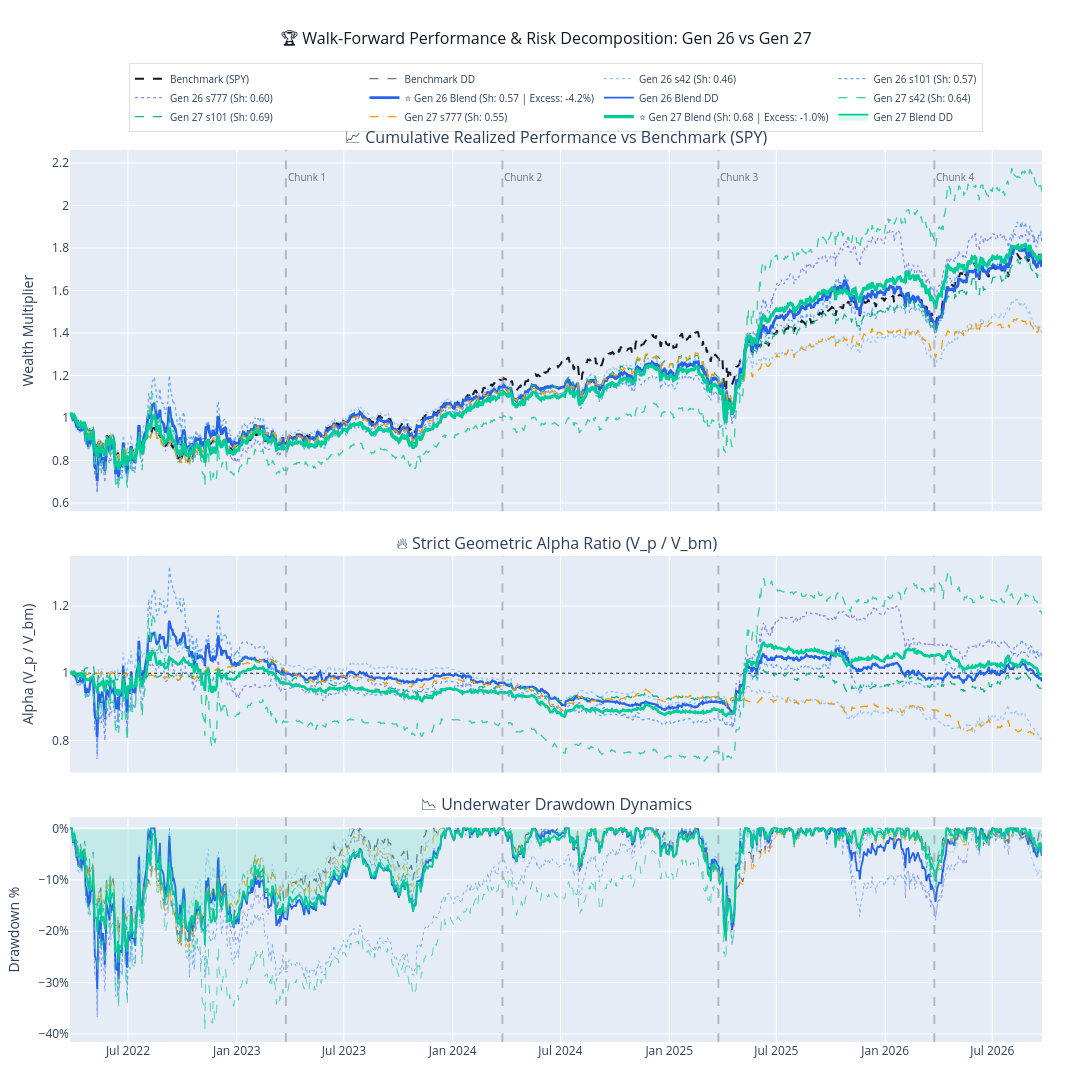

The cell this chart's notebook holds for it:
### Markdown cell above
### CELL 5: Interactive Visual Master Chart (Dual-Generation Walk-Forward Comparison)

### Code cell
# ==============================================================================
# 🎛️ USER CONFIGURATION: Select generations to compare (e.g. [24, 25] or [25])
# Default: None -> Auto-detects [GEN - 1, GEN] if both exist, otherwise [GEN]
# ==============================================================================
COMPARE_GENS: Optional[List[Union[int, str]]] = None
MAX_SEEDS_PER_GEN = 5

# Discover all generations present across continuous blotters
all_blotter_files = list(OUTPUT_DIR.glob("blotter_continuous_*.parquet"))
discovered_gens = sorted(
    list(
        {
            int(m.group(1))
            for f in all_blotter_files
            if (m := re.search(r"gen(\d+)", f.name, re.IGNORECASE))
        }
    )
)

if not discovered_gens:
    raise FileNotFoundError(f"❌ No continuous blotter files found in {OUTPUT_DIR}")

# Resolve target comparison generations
current_active_gen = globals().get("GEN", discovered_gens[-1])
if COMPARE_GENS is None or len(COMPARE_GENS) == 0:
    if (current_active_gen - 1) in discovered_gens:
        target_gens = [current_active_gen - 1, current_active_gen]
    else:
        target_gens = (
            discovered_gens[-2:] if len(discovered_gens) >= 2 else [current_active_gen]
        )
else:
    parsed_gens = []
    for item in COMPARE_GENS:
        val = (
            int(re.search(r"(\d+)", str(item)).group(1))
            if re.search(r"(\d+)", str(item))
            else None
        )
        if val is not None and val in discovered_gens and val not in parsed_gens:
            parsed_gens.append(val)
    target_gens = parsed_gens if parsed_gens else [current_active_gen]

print(
    f"🎯 Target Comparison Generations: {target_gens} (Discovered: {discovered_gens})"
)

# Visual Palettes: Gen 0 = Baseline (Cool Blue/Purple), Gen 1 = Challenger (Emerald/Amber)
GEN_THEMES = [
    {
        "blend_color": "#2563EB",  # Royal Blue
        "blend_width": 2.8,
        "blend_dash": "solid",
        "seed_dash": "dot",
        "seed_width": 1.2,
        "palette": ["#93C5FD", "#60A5FA", "#818CF8", "#A78BFA", "#C084FC"],
        "fill_color": "rgba(37, 99, 235, 0.08)",
    },
    {
        "blend_color": "#00CC96",  # Emerald Green
        "blend_width": 3.2,
        "blend_dash": "solid",
        "seed_dash": "dash",
        "seed_width": 1.3,
        "palette": ["#34D399", "#10B981", "#F59E0B", "#FB923C", "#F43F5E"],
        "fill_color": "rgba(0, 204, 150, 0.14)",
    },
]

# Initialize 3-Row Canvas
benchmark_sym = TradingConfig().benchmark
title_str = (
    f"🏆 Walk-Forward Performance & Risk Decomposition: Gen {target_gens[0]} vs Gen {target_gens[1]}"
    if len(target_gens) > 1
    else f"🏆 Walk-Forward Performance & Risk Decomposition: Gen {target_gens[0]}"
)

fig = make_subplots(
    rows=3,
    cols=1,
    shared_xaxes=True,
    vertical_spacing=0.05,
    row_heights=[0.45, 0.27, 0.28],
    subplot_titles=(
        f"📈 Cumulative Realized Performance vs Benchmark ({benchmark_sym})",
        "🔥 Strict Geometric Alpha Ratio (V_p / V_bm)",
        "📉 Underwater Drawdown Dynamics",
    ),
)

benchmark_plotted = False

# Iterate over selected generations
for gen_idx, gen in enumerate(target_gens):
    theme = GEN_THEMES[gen_idx % len(GEN_THEMES)]

    # 1. Discover Constituent Seeds
    seed_files = sorted(
        list(OUTPUT_DIR.glob(f"blotter_continuous_s*_gen{gen}.parquet"))
    )
    seed_map: Dict[int, pd.DataFrame] = {}
    for sf in seed_files:
        m = re.search(r"_s(\d+)(?:_|\.|$)", sf.name)
        if m:
            s_id = int(m.group(1))
            df_s = pd.read_parquet(sf)
            date_col = "date" if "date" in df_s.columns else "decision_date"
            df_s["date"] = pd.to_datetime(df_s[date_col])
            seed_map[s_id] = df_s.sort_values("date").reset_index(drop=True)

    active_seeds = sorted(seed_map.keys())[:MAX_SEEDS_PER_GEN]

    # Plot Benchmark Once from earliest valid series
    if not benchmark_plotted and active_seeds:
        ref_df = seed_map[active_seeds[0]]
        dates = ref_df["date"]
        bm_curve = ref_df["bm_equity"].to_numpy(dtype=float)
        bm_peaks = np.maximum.accumulate(bm_curve)
        bm_dds = (bm_curve - bm_peaks) / np.maximum(bm_peaks, 1e-8)

        fig.add_trace(
            go.Scatter(
                x=dates,
                y=bm_curve,
                mode="lines",
                name=f"Benchmark ({benchmark_sym})",
                line=dict(color="#111827", width=2.0, dash="dash"),
            ),
            row=1,
            col=1,
        )
        fig.add_trace(
            go.Scatter(
                x=dates,
                y=np.ones(len(dates)),
                mode="lines",
                name="Benchmark Parity (1.0)",
                line=dict(color="#111827", width=1.0, dash="dot"),
                showlegend=False,
            ),
            row=2,
            col=1,
        )
        fig.add_trace(
            go.Scatter(
                x=dates,
                y=bm_dds,
                mode="lines",
                name="Benchmark DD",
                line=dict(color="#6B7280", width=1.2, dash="dash"),
            ),
            row=3,
            col=1,
        )
        benchmark_plotted = True

    # 2. Plot Constituent Seeds
    for s_idx, s in enumerate(active_seeds):
        df_s = seed_map[s]
        m = calculate_blotter_metrics(df_s)
        s_eq = df_s["agent_equity"].to_numpy(dtype=float)
        s_alpha = df_s["alpha_equity"].to_numpy(dtype=float)
        s_peaks = np.maximum.accumulate(s_eq)
        s_dds = (s_eq - s_peaks) / np.maximum(s_peaks, 1e-8)
        color = theme["palette"][s_idx % len(theme["palette"])]

        fig.add_trace(
            go.Scatter(
                x=df_s["date"],
                y=s_eq,
                mode="lines",
                name=f"Gen {gen} s{s} (Sh: {m['Sharpe']:.2f})",
                line=dict(
                    color=color, width=theme["seed_width"], dash=theme["seed_dash"]
                ),
            ),
            row=1,
            col=1,
        )
        fig.add_trace(
            go.Scatter(
                x=df_s["date"],
                y=s_alpha,
                mode="lines",
                line=dict(
                    color=color, width=theme["seed_width"], dash=theme["seed_dash"]
                ),
                showlegend=False,
            ),
            row=2,
            col=1,
        )
        fig.add_trace(
            go.Scatter(
                x=df_s["date"],
                y=s_dds,
                mode="lines",
                line=dict(color=color, width=0.8, dash=theme["seed_dash"]),
                showlegend=False,
            ),
            row=3,
            col=1,
        )

    # 3. Plot Ex-Post Blend Blotter
    blend_file = OUTPUT_DIR / f"blotter_continuous_ex_post_blend_gen{gen}.parquet"
    if blend_file.exists():
        df_b = pd.read_parquet(blend_file)
        date_col = "date" if "date" in df_b.columns else "decision_date"
        df_b["date"] = pd.to_datetime(df_b[date_col])
        df_b = df_b.sort_values("date").reset_index(drop=True)
        mb = calculate_blotter_metrics(df_b)

        b_eq = df_b["agent_equity"].to_numpy(dtype=float)
        b_alpha = df_b["alpha_equity"].to_numpy(dtype=float)
        b_peaks = np.maximum.accumulate(b_eq)
        b_dds = (b_eq - b_peaks) / np.maximum(b_peaks, 1e-8)

        is_challenger = gen_idx == (len(target_gens) - 1)
        fig.add_trace(
            go.Scatter(
                x=df_b["date"],
                y=b_eq,
                mode="lines",
                name=f"⭐ Gen {gen} Blend (Sh: {mb['Sharpe']:.2f} | Excess: {mb['Excess Return']*100:+.1f}%)",
                line=dict(
                    color=theme["blend_color"],
                    width=theme["blend_width"],
                    dash=theme["blend_dash"],
                ),
            ),
            row=1,
            col=1,
        )
        fig.add_trace(
            go.Scatter(
                x=df_b["date"],
                y=b_alpha,
                mode="lines",
                line=dict(
                    color=theme["blend_color"],
                    width=theme["blend_width"] - 0.5,
                    dash=theme["blend_dash"],
                ),
                showlegend=False,
            ),
            row=2,
            col=1,
        )
        fig.add_trace(
            go.Scatter(
                x=df_b["date"],
                y=b_dds,
                mode="lines",
                fill="tozeroy" if is_challenger else None,
                fillcolor=theme["fill_color"] if is_challenger else None,
                name=f"Gen {gen} Blend DD",
                line=dict(
                    color=theme["blend_color"], width=1.8, dash=theme["blend_dash"]
                ),
            ),
            row=3,
            col=1,
        )

# 4. Draw Dynamic Walk-Forward Chunk Boundaries from Metadata
active_chunk_windows = globals().get("CHUNK_WINDOWS", [])
if not active_chunk_windows and target_gens:
    lead_gen = target_gens[-1]
    meta, _ = load_run_metadata(lead_gen, OUTPUT_DIR, checkpoint_dir)
    if meta and "chunk_specs" in meta:
        active_chunk_windows = [
            {
                "chunk_id": int(c.get("chunk_id", idx)),
                "deploy_start": str(c["deploy_start"]),
            }
            for idx, c in enumerate(meta["chunk_specs"])
            if c.get("deploy_start")
        ]

if active_chunk_windows:
    for win in active_chunk_windows[1:]:
        d_val = win["deploy_start"]
        fig.add_vline(x=d_val, line_dash="dash", line_color="#9CA3AF", opacity=0.7)
        fig.add_annotation(
            x=d_val,
            y=0.98,
            xref="x",
            yref="paper",
            text=f"Chunk {win['chunk_id']}",
            showarrow=False,
            xanchor="left",
            font=dict(size=10, color="#6B7280"),
        )

fig.update_layout(
    height=1100,
    width=1280,
    hovermode="x unified",
    margin=dict(t=150, b=50, l=70, r=50),
    title=dict(
        text=title_str,
        y=0.97,
        x=0.5,
        xanchor="center",
        yanchor="top",
        font=dict(size=16, color="#111827"),
    ),
    legend=dict(
        orientation="h",
        yanchor="bottom",
        y=1.02,
        xanchor="center",
        x=0.5,
        font=dict(size=10),
        bgcolor="rgba(255, 255, 255, 0.92)",
        bordercolor="rgba(0, 0, 0, 0.12)",
        borderwidth=1,
    ),
)
fig.update_yaxes(title_text="Wealth Multiplier", row=1, col=1)
fig.update_yaxes(title_text="Alpha (V_p / V_bm)", row=2, col=1)
fig.update_yaxes(title_text="Drawdown %", tickformat=".0%", row=3, col=1)
fig.show()

### Figure 1 — Plotly figure (JSON) as saved in the notebook; plotly's stock layout.template omitted (floating-point values rounded to 4 significant figures; data arrays with more than 128 entries replaced by an {"elided": "..."} marker saying what was removed)
{"data": [{"line": {"color": "#111827", "dash": "dash", "width": 2}, "mode": "lines", "name": "Benchmark (SPY)", "type": "scatter", "x": {"elided": "1120 str values"}, "xaxis": "x", "y": {"elided": "1120 float values"}, "yaxis": "y"}, {"line": {"color": "#111827", "dash": "dot", "width": 1}, "mode": "lines", "name": "Benchmark Parity (1.0)", "showlegend": false, "type": "scatter", "x": {"elided": "1120 str values"}, "xaxis": "x2", "y": {"elided": "1120 int values"}, "yaxis": "y2"}, {"line": {"color": "#6B7280", "dash": "dash", "width": 1.2}, "mode": "lines", "name": "Benchmark DD", "type": "scatter", "x": {"elided": "1120 str values"}, "xaxis": "x3", "y": {"elided": "1120 float values"}, "yaxis": "y3"}, {"line": {"color": "#93C5FD", "dash": "dot", "width": 1.2}, "mode": "lines", "name": "Gen 26 s42 (Sh: 0.46)", "type": "scatter", "x": {"elided": "1120 str values"}, "xaxis": "x", "y": {"elided": "1120 float values"}, "yaxis": "y"}, {"line": {"color": "#93C5FD", "dash": "dot", "width": 1.2}, "mode": "lines", "showlegend": false, "type": "scatter", "x": {"elided": "1120 str values"}, "xaxis": "x2", "y": {"elided": "1120 float values"}, "yaxis": "y2"}, {"line": {"color": "#93C5FD", "dash": "dot", "width": 0.8}, "mode": "lines", "showlegend": false, "type": "scatter", "x": {"elided": "1120 str values"}, "xaxis": "x3", "y": {"elided": "1120 float values"}, "yaxis": "y3"}, {"line": {"color": "#60A5FA", "dash": "dot", "width": 1.2}, "mode": "lines", "name": "Gen 26 s101 (Sh: 0.57)", "type": "scatter", "x": {"elided": "1120 str values"}, "xaxis": "x", "y": {"elided": "1120 float values"}, "yaxis": "y"}, {"line": {"color": "#60A5FA", "dash": "dot", "width": 1.2}, "mode": "lines", "showlegend": false, "type": "scatter", "x": {"elided": "1120 str values"}, "xaxis": "x2", "y": {"elided": "1120 float values"}, "yaxis": "y2"}, {"line": {"color": "#60A5FA", "dash": "dot", "width": 0.8}, "mode": "lines", "showlegend": false, "type": "scatter", "x": {"elided": "1120 str values"}, "xaxis": "x3", "y": {"elided": "1120 float values"}, "yaxis": "y3"}, {"line": {"color": "#818CF8", "dash": "dot", "width": 1.2}, "mode": "lines", "name": "Gen 26 s777 (Sh: 0.60)", "type": "scatter", "x": {"elided": "1120 str values"}, "xaxis": "x", "y": {"elided": "1120 float values"}, "yaxis": "y"}, {"line": {"color": "#818CF8", "dash": "dot", "width": 1.2}, "mode": "lines", "showlegend": false, "type": "scatter", "x": {"elided": "1120 str values"}, "xaxis": "x2", "y": {"elided": "1120 float values"}, "yaxis": "y2"}, {"line": {"color": "#818CF8", "dash": "dot", "width": 0.8}, "mode": "lines", "showlegend": false, "type": "scatter", "x": {"elided": "1120 str values"}, "xaxis": "x3", "y": {"elided": "1120 float values"}, "yaxis": "y3"}, {"line": {"color": "#2563EB", "dash": "solid", "width": 2.8}, "mode": "lines", "name": "⭐ Gen 26 Blend (Sh: 0.57 | Excess: -4.2%)", "type": "scatter", "x": {"elided": "1120 str values"}, "xaxis": "x", "y": {"elided": "1120 float values"}, "yaxis": "y"}, {"line": {"color": "#2563EB", "dash": "solid", "width": 2.3}, "mode": "lines", "showlegend": false, "type": "scatter", "x": {"elided": "1120 str values"}, "xaxis": "x2", "y": {"elided": "1120 float values"}, "yaxis": "y2"}, {"line": {"color": "#2563EB", "dash": "solid", "width": 1.8}, "mode": "lines", "name": "Gen 26 Blend DD", "type": "scatter", "x": {"elided": "1120 str values"}, "xaxis": "x3", "y": {"elided": "1120 float values"}, "yaxis": "y3"}, {"line": {"color": "#34D399", "dash": "dash", "width": 1.3}, "mode": "lines", "name": "Gen 27 s42 (Sh: 0.64)", "type": "scatter", "x": {"elided": "1120 str values"}, "xaxis": "x", "y": {"elided": "1120 float values"}, "yaxis": "y"}, {"line": {"color": "#34D399", "dash": "dash", "width": 1.3}, "mode": "lines", "showlegend": false, "type": "scatter", "x": {"elided": "1120 str values"}, "xaxis": "x2", "y": {"elided": "1120 float values"}, "yaxis": "y2"}, {"line": {"color": "#34D399", "dash": "dash", "width": 0.8}, "mode": "lines", "showlegend": false, "type": "scatter", "x": {"elided": "1120 str values"}, "xaxis": "x3", "y": {"elided": "1120 float values"}, "yaxis": "y3"}, {"line": {"color": "#10B981", "dash": "dash", "width": 1.3}, "mode": "lines", "name": "Gen 27 s101 (Sh: 0.69)", "type": "scatter", "x": {"elided": "1120 str values"}, "xaxis": "x", "y": {"elided": "1120 float values"}, "yaxis": "y"}, {"line": {"color": "#10B981", "dash": "dash", "width": 1.3}, "mode": "lines", "showlegend": false, "type": "scatter", "x": {"elided": "1120 str values"}, "xaxis": "x2", "y": {"elided": "1120 float values"}, "yaxis": "y2"}, {"line": {"color": "#10B981", "dash": "dash", "width": 0.8}, "mode": "lines", "showlegend": false, "type": "scatter", "x": {"elided": "1120 str values"}, "xaxis": "x3", "y": {"elided": "1120 float values"}, "yaxis": "y3"}, {"line": {"color": "#F59E0B", "dash": "dash", "width": 1.3}, "mode": "lines", "name": "Gen 27 s777 (Sh: 0.55)", "type": "scatter", "x": {"elided": "1120 str values"}, "xaxis": "x", "y": {"elided": "1120 float values"}, "yaxis": "y"}, {"line": {"color": "#F59E0B", "dash": "dash", "width": 1.3}, "mode": "lines", "showlegend": false, "type": "scatter", "x": {"elided": "1120 str values"}, "xaxis": "x2", "y": {"elided": "1120 float values"}, "yaxis": "y2"}, {"line": {"color": "#F59E0B", "dash": "dash", "width": 0.8}, "mode": "lines", "showlegend": false, "type": "scatter", "x": {"elided": "1120 str values"}, "xaxis": "x3", "y": {"elided": "1120 float values"}, "yaxis": "y3"}, {"line": {"color": "#00CC96", "dash": "solid", "width": 3.2}, "mode": "lines", "name": "⭐ Gen 27 Blend (Sh: 0.68 | Excess: -1.0%)", "type": "scatter", "x": {"elided": "1120 str values"}, "xaxis": "x", "y": {"elided": "1120 float values"}, "yaxis": "y"}, {"line": {"color": "#00CC96", "dash": "solid", "width": 2.7}, "mode": "lines", "showlegend": false, "type": "scatter", "x": {"elided": "1120 str values"}, "xaxis": "x2", "y": {"elided": "1120 float values"}, "yaxis": "y2"}, {"fill": "tozeroy", "fillcolor": "rgba(0, 204, 150, 0.14)", "line": {"color": "#00CC96", "dash": "solid", "width": 1.8}, "mode": "lines", "name": "Gen 27 Blend DD", "type": "scatter", "x": {"elided": "1120 str values"}, "xaxis": "x3", "y": {"elided": "1120 float values"}, "yaxis": "y3"}], "layout": {"annotations": [{"font": {"size": 16}, "showarrow": false, "text": "📈 Cumulative Realized Performance vs Benchmark (SPY)", "x": 0.5, "xanchor": "center", "xref": "paper", "y": 1, "yanchor": "bottom", "yref": "paper"}, {"font": {"size": 16}, "showarrow": false, "text": "🔥 Strict Geometric Alpha Ratio (V_p / V_bm)", "x": 0.5, "xanchor": "center", "xref": "paper", "y": 0.545, "yanchor": "bottom", "yref": "paper"}, {"font": {"size": 16}, "showarrow": false, "text": "📉 Underwater Drawdown Dynamics", "x": 0.5, "xanchor": "center", "xref": "paper", "y": 0.252, "yanchor": "bottom", "yref": "paper"}, {"font": {"color": "#6B7280", "size": 10}, "showarrow": false, "text": "Chunk 1", "x": "2023-03-25", "xanchor": "left", "xref": "x", "y": 0.98, "yref": "paper"}, {"font": {"color": "#6B7280", "size": 10}, "showarrow": false, "text": "Chunk 2", "x": "2024-03-25", "xanchor": "left", "xref": "x", "y": 0.98, "yref": "paper"}, {"font": {"color": "#6B7280", "size": 10}, "showarrow": false, "text": "Chunk 3", "x": "2025-03-25", "xanchor": "left", "xref": "x", "y": 0.98, "yref": "paper"}, {"font": {"color": "#6B7280", "size": 10}, "showarrow": false, "text": "Chunk 4", "x": "2026-03-25", "xanchor": "left", "xref": "x", "y": 0.98, "yref": "paper"}], "height": 1100, "hovermode": "x unified", "legend": {"bgcolor": "rgba(255, 255, 255, 0.92)", "bordercolor": "rgba(0, 0, 0, 0.12)", "borderwidth": 1, "font": {"size": 10}, "orientation": "h", "x": 0.5, "xanchor": "center", "y": 1.02, "yanchor": "bottom"}, "margin": {"b": 50, "l": 70, "r": 50, "t": 150}, "shapes": [{"line": {"color": "#9CA3AF", "dash": "dash"}, "opacity": 0.7, "type": "line", "x0": "2023-03-25", "x1": "2023-03-25", "xref": "x", "y0": 0, "y1": 1, "yref": "y domain"}, {"line": {"color": "#9CA3AF", "dash": "dash"}, "opacity": 0.7, "type": "line", "x0": "2023-03-25", "x1": "2023-03-25", "xref": "x2", "y0": 0, "y1": 1, "yref": "y2 domain"}, {"line": {"color": "#9CA3AF", "dash": "dash"}, "opacity": 0.7, "type": "line", "x0": "2023-03-25", "x1": "2023-03-25", "xref": "x3", "y0": 0, "y1": 1, "yref": "y3 domain"}, {"line": {"color": "#9CA3AF", "dash": "dash"}, "opacity": 0.7, "type": "line", "x0": "2024-03-25", "x1": "2024-03-25", "xref": "x", "y0": 0, "y1": 1, "yref": "y domain"}, {"line": {"color": "#9CA3AF", "dash": "dash"}, "opacity": 0.7, "type": "line", "x0": "2024-03-25", "x1": "2024-03-25", "xref": "x2", "y0": 0, "y1": 1, "yref": "y2 domain"}, {"line": {"color": "#9CA3AF", "dash": "dash"}, "opacity": 0.7, "type": "line", "x0": "2024-03-25", "x1": "2024-03-25", "xref": "x3", "y0": 0, "y1": 1, "yref": "y3 domain"}, {"line": {"color": "#9CA3AF", "dash": "dash"}, "opacity": 0.7, "type": "line", "x0": "2025-03-25", "x1": "2025-03-25", "xref": "x", "y0": 0, "y1": 1, "yref": "y domain"}, {"line": {"color": "#9CA3AF", "dash": "dash"}, "opacity": 0.7, "type": "line", "x0": "2025-03-25", "x1": "2025-03-25", "xref": "x2", "y0": 0, "y1": 1, "yref": "y2 domain"}, {"line": {"color": "#9CA3AF", "dash": "dash"}, "opacity": 0.7, "type": "line", "x0": "2025-03-25", "x1": "2025-03-25", "xref": "x3", "y0": 0, "y1": 1, "yref": "y3 domain"}, {"line": {"color": "#9CA3AF", "dash": "dash"}, "opacity": 0.7, "type": "line", "x0": "2026-03-25", "x1": "2026-03-25", "xref": "x", "y0": 0, "y1": 1, "yref": "y domain"}, {"line": {"color": "#9CA3AF", "dash": "dash"}, "opacity": 0.7, "type": "line", "x0": "2026-03-25", "x1": "2026-03-25", "xref": "x2", "y0": 0, "y1": 1, "yref": "y2 domain"}, {"line": {"color": "#9CA3AF", "dash": "dash"}, "opacity": 0.7, "type": "line", "x0": "2026-03-25", "x1": "2026-03-25", "xref": "x3", "y0": 0, "y1": 1, "yref": "y3 domain"}], "title": {"font": {"color": "#111827", "size": 16}, "text": "🏆 Walk-Forward Performance & Risk Decomposition: Gen 26 vs Gen 27", "x": 0.5, "xanchor": "center", "y": 0.97, "yanchor": "top"}, "width": 1280, "xaxis": {"anchor": "y", "domain": [0, 1], "matches": "x3", "showticklabels": false}, "xaxis2": {"anchor": "y2", "domain": [0, 1], "matches": "x3", "showticklabels": false}, "xaxis3": {"anchor": "y3", "domain": [0, 1]}, "yaxis": {"anchor": "x", "domain": [0.595, 1], "title": {"text": "Wealth Multiplier"}}, "yaxis2": {"anchor": "x2", "domain": [0.302, 0.545], "title": {"text": "Alpha (V_p / V_bm)"}}, "yaxis3": {"anchor": "x3", "domain": [0, 0.252], "tickformat": ".0%", "title": {"text": "Drawdown %"}}}}
